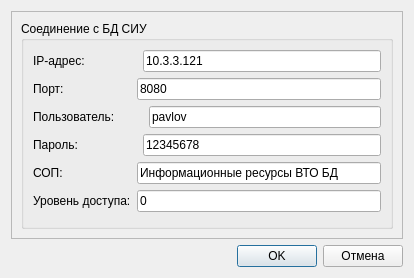
<?xml version="1.0" encoding="UTF-8"?>
<ui version="4.0">
 <class>siu_connect_form</class>
 <widget class="QDialog" name="siu_connect_form">
  <property name="geometry">
   <rect>
    <x>0</x>
    <y>0</y>
    <width>414</width>
    <height>278</height>
   </rect>
  </property>
  <property name="windowTitle">
   <string>Dialog</string>
  </property>
  <layout class="QGridLayout" name="gridLayout_3">
   <item row="0" column="0">
    <widget class="QFrame" name="frameConnect">
     <property name="sizePolicy">
      <sizepolicy hsizetype="MinimumExpanding" vsizetype="MinimumExpanding">
       <horstretch>0</horstretch>
       <verstretch>0</verstretch>
      </sizepolicy>
     </property>
     <property name="frameShape">
      <enum>QFrame::StyledPanel</enum>
     </property>
     <property name="frameShadow">
      <enum>QFrame::Raised</enum>
     </property>
     <layout class="QGridLayout" name="gridLayout_2">
      <item row="0" column="0">
       <widget class="QGroupBox" name="gbConnect">
        <property name="title">
         <string>Соединение с БД СИУ</string>
        </property>
        <layout class="QGridLayout" name="gridLayout">
         <item row="0" column="0" colspan="2">
          <widget class="QLabel" name="label_3">
           <property name="sizePolicy">
            <sizepolicy hsizetype="Maximum" vsizetype="Preferred">
             <horstretch>0</horstretch>
             <verstretch>0</verstretch>
            </sizepolicy>
           </property>
           <property name="text">
            <string>IP-адрес:</string>
           </property>
          </widget>
         </item>
         <item row="0" column="2" colspan="2">
          <widget class="QLineEdit" name="leIP">
           <property name="text">
            <string>10.3.3.121</string>
           </property>
          </widget>
         </item>
         <item row="1" column="0">
          <widget class="QLabel" name="label_4">
           <property name="text">
            <string>Порт:</string>
           </property>
          </widget>
         </item>
         <item row="1" column="1" colspan="3">
          <widget class="QLineEdit" name="lePort">
           <property name="text">
            <string>8080</string>
           </property>
          </widget>
         </item>
         <item row="2" column="0" colspan="3">
          <widget class="QLabel" name="label_5">
           <property name="text">
            <string>Пользователь:</string>
           </property>
          </widget>
         </item>
         <item row="2" column="3">
          <widget class="QLineEdit" name="leUser">
           <property name="text">
            <string>pavlov</string>
           </property>
          </widget>
         </item>
         <item row="3" column="0" colspan="2">
          <widget class="QLabel" name="label_6">
           <property name="text">
            <string>Пароль:</string>
           </property>
          </widget>
         </item>
         <item row="3" column="2" colspan="2">
          <widget class="QLineEdit" name="lePassword">
           <property name="text">
            <string>12345678</string>
           </property>
          </widget>
         </item>
         <item row="4" column="0">
          <widget class="QLabel" name="label_7">
           <property name="sizePolicy">
            <sizepolicy hsizetype="Fixed" vsizetype="Preferred">
             <horstretch>0</horstretch>
             <verstretch>0</verstretch>
            </sizepolicy>
           </property>
           <property name="text">
            <string>СОП:</string>
           </property>
          </widget>
         </item>
         <item row="4" column="1" colspan="3">
          <widget class="QLineEdit" name="leSOP">
           <property name="sizePolicy">
            <sizepolicy hsizetype="MinimumExpanding" vsizetype="Fixed">
             <horstretch>0</horstretch>
             <verstretch>0</verstretch>
            </sizepolicy>
           </property>
           <property name="text">
            <string>Информационные ресурсы ВТО БД</string>
           </property>
          </widget>
         </item>
         <item row="5" column="0">
          <widget class="QLabel" name="label_8">
           <property name="text">
            <string>Уровень доступа:</string>
           </property>
          </widget>
         </item>
         <item row="5" column="1" colspan="3">
          <widget class="QLineEdit" name="leConstraint">
           <property name="text">
            <string>0</string>
           </property>
          </widget>
         </item>
        </layout>
       </widget>
      </item>
     </layout>
    </widget>
   </item>
   <item row="1" column="0">
    <layout class="QHBoxLayout" name="horizontalLayout">
     <item>
      <spacer name="horizontalSpacer">
       <property name="orientation">
        <enum>Qt::Horizontal</enum>
       </property>
       <property name="sizeHint" stdset="0">
        <size>
         <width>40</width>
         <height>20</height>
        </size>
       </property>
      </spacer>
     </item>
     <item>
      <widget class="QPushButton" name="pbOK">
       <property name="text">
        <string>OK</string>
       </property>
      </widget>
     </item>
     <item>
      <widget class="QPushButton" name="pbCancel">
       <property name="text">
        <string>Отмена</string>
       </property>
      </widget>
     </item>
    </layout>
   </item>
  </layout>
 </widget>
 <resources/>
 <connections/>
</ui>
